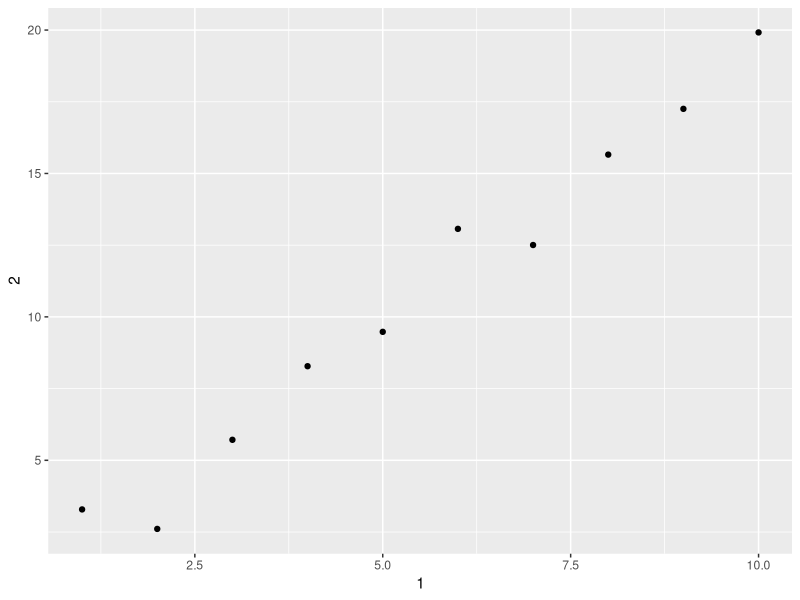
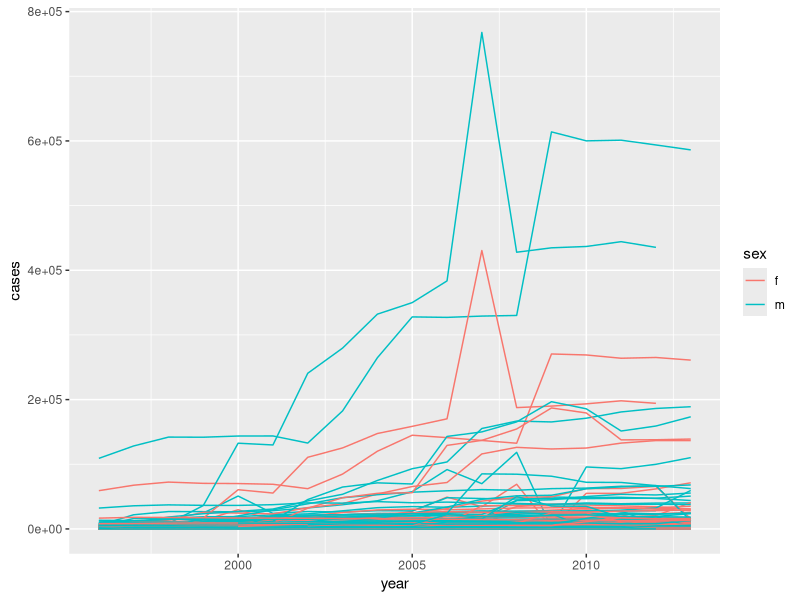

Source code (R) for these figures, in order:
## ---- chunk 1
knitr::opts_chunk$set(echo = TRUE)
## ---- chunk 2
library(tidyverse)
## ---- chunk 3
print(mtcars)
class(mtcars)
#we can make data as tibbles by using as_tibble() and check its class by class()
as_tibble(mtcars)
class(as_tibble(mtcars))
## ---- chunk 4
#df does partial matching
df <- data.frame(abc = 1, xyz = "a")
df$x
#df returns a factor
df[, "xyz"]
#returns data frame
df[, c("abc", "xyz")]

#tibble doesn't do partial matching
dftibble <- as_tibble(df)
dftibble$x
#tibble returns a data frame
dftibble[, "xyz"]
#tibbles have class in top of each column
dftibble[, c("abc", "xyz")]
## ---- chunk 5
var <- "abc"
dftibble[[var]]
dftibble[var]
## ---- chunk 6
annoying <- tibble(
  `1` = 1:10,
  `2` = `1` * 2 + rnorm(length(`1`))
)
#1. Extracting the variable called 1.
annoying$`1`
#2. Plotting a scatterplot of 1 vs 2.
ggplot(annoying, aes(x = `1`, y = `2`)) + geom_point()
#3. Creating a new column called 3 which is 2 divided by 1.
annoying[["3"]] <- annoying$`2` / annoying$`1`
#4. Renaming the columns to one, two and three.
annoying <- rename(annoying, one = `1`, two = `2`, three = `3`)
glimpse(annoying)
## ---- chunk 7
enframe(c(a = 5, b = 7))
## ---- chunk 8
#use print.tbl_df
?print.tbl_df
#examples
print(as_tibble(mtcars), n = 5)
## ---- chunk 9
who1 <- who %>% 
  gather(new_sp_m014:newrel_f65, key = "key", value = "cases", na.rm = TRUE)
who1
who1 %>% 
  count(key)
who2 <- who1 %>% 
  mutate(key = stringr::str_replace(key, "newrel", "new_rel"))
who2
who3 <- who2 %>% 
  separate(key, c("new", "type", "sexage"), sep = "_")
who3
who3 %>% 
  count(new)
who4 <- who3 %>% 
  select(-new, -iso2, -iso3)
who5 <- who4 %>% 
  separate(sexage, c("sex", "age"), sep = 1)
who5
who %>%
  gather(code, value, new_sp_m014:newrel_f65, na.rm = TRUE) %>% 
  mutate(code = stringr::str_replace(code, "newrel", "new_rel")) %>%
  separate(code, c("new", "var", "sexage")) %>% 
  select(-new, -iso2, -iso3) %>% 
  separate(sexage, c("sex", "age"), sep = 1)
## ---- chunk 10
who1 %>%
  filter(cases == 0) %>%
  nrow()

gather(who, new_sp_m014:newrel_f65, key = "key", value = "cases") %>%
  group_by(country, year)  %>%
  mutate(missing = is.na(cases)) %>%
  select(country, year, missing) %>%
  distinct() %>%
  group_by(country, year) %>%
  filter(n() > 1)
## ---- chunk 11
who3a <- who1 %>%
  separate(key, c("new", "type", "sexage"), sep = "_")
filter(who3a, new == "newrel") %>% head()
## ---- chunk 12
select(who3, country, iso2, iso3) %>%
  distinct() %>%
  group_by(country) %>%
  filter(n() > 1)
## ---- chunk 13
who5 %>%
  group_by(country, year, sex) %>%
  filter(year > 1995) %>%
  summarise(cases = sum(cases)) %>%
  unite(country_sex, country, sex, remove = FALSE) %>%
  ggplot(aes(x = year, y = cases, group = country_sex, colour = sex)) +
  geom_line()
